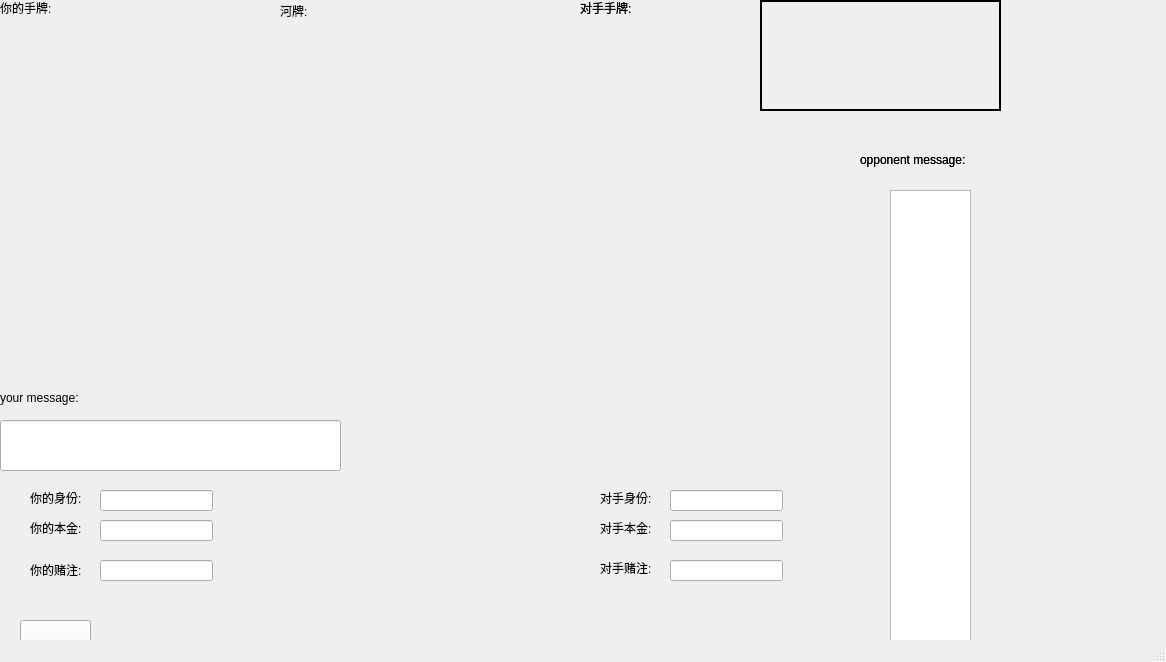
<?xml version="1.0" encoding="UTF-8"?>
<ui version="4.0">
 <class>round1</class>
 <widget class="QMainWindow" name="round1">
  <property name="geometry">
   <rect>
    <x>0</x>
    <y>0</y>
    <width>1166</width>
    <height>662</height>
   </rect>
  </property>
  <property name="windowTitle">
   <string>MainWindow</string>
  </property>
  <widget class="QWidget" name="centralwidget">
   <widget class="QLabel" name="label_2">
    <property name="geometry">
     <rect>
      <x>280</x>
      <y>0</y>
      <width>91</width>
      <height>21</height>
     </rect>
    </property>
    <property name="text">
     <string>河牌:</string>
    </property>
   </widget>
   <widget class="QLabel" name="opponent_Poker1">
    <property name="geometry">
     <rect>
      <x>580</x>
      <y>30</y>
      <width>101</width>
      <height>141</height>
     </rect>
    </property>
    <property name="text">
     <string/>
    </property>
   </widget>
   <widget class="QLineEdit" name="your_message">
    <property name="geometry">
     <rect>
      <x>0</x>
      <y>420</y>
      <width>341</width>
      <height>51</height>
     </rect>
    </property>
   </widget>
   <widget class="QLabel" name="River5">
    <property name="geometry">
     <rect>
      <x>340</x>
      <y>210</y>
      <width>101</width>
      <height>141</height>
     </rect>
    </property>
    <property name="text">
     <string/>
    </property>
   </widget>
   <widget class="QLabel" name="River4">
    <property name="geometry">
     <rect>
      <x>210</x>
      <y>210</y>
      <width>101</width>
      <height>141</height>
     </rect>
    </property>
    <property name="text">
     <string/>
    </property>
   </widget>
   <widget class="QLabel" name="your_Poker2">
    <property name="geometry">
     <rect>
      <x>10</x>
      <y>210</y>
      <width>101</width>
      <height>141</height>
     </rect>
    </property>
    <property name="text">
     <string/>
    </property>
   </widget>
   <widget class="QWidget" name="widget_2" native="true">
    <property name="geometry">
     <rect>
      <x>590</x>
      <y>480</y>
      <width>201</width>
      <height>111</height>
     </rect>
    </property>
    <widget class="QLabel" name="label_8">
     <property name="geometry">
      <rect>
       <x>10</x>
       <y>10</y>
       <width>72</width>
       <height>15</height>
      </rect>
     </property>
     <property name="text">
      <string>对手身份:</string>
     </property>
    </widget>
    <widget class="QLabel" name="label_9">
     <property name="geometry">
      <rect>
       <x>10</x>
       <y>40</y>
       <width>72</width>
       <height>15</height>
      </rect>
     </property>
     <property name="text">
      <string>对手本金:</string>
     </property>
    </widget>
    <widget class="QLabel" name="label_10">
     <property name="geometry">
      <rect>
       <x>10</x>
       <y>80</y>
       <width>72</width>
       <height>15</height>
      </rect>
     </property>
     <property name="text">
      <string>对手赌注:</string>
     </property>
    </widget>
    <widget class="QLineEdit" name="opponent_identify">
     <property name="geometry">
      <rect>
       <x>80</x>
       <y>10</y>
       <width>113</width>
       <height>21</height>
      </rect>
     </property>
    </widget>
    <widget class="QLineEdit" name="opponent_bonus">
     <property name="geometry">
      <rect>
       <x>80</x>
       <y>40</y>
       <width>113</width>
       <height>21</height>
      </rect>
     </property>
    </widget>
    <widget class="QLineEdit" name="opponent_bet">
     <property name="geometry">
      <rect>
       <x>80</x>
       <y>80</y>
       <width>113</width>
       <height>21</height>
      </rect>
     </property>
    </widget>
   </widget>
   <widget class="QLabel" name="label_11">
    <property name="geometry">
     <rect>
      <x>0</x>
      <y>390</y>
      <width>121</width>
      <height>16</height>
     </rect>
    </property>
    <property name="text">
     <string>your message:</string>
    </property>
   </widget>
   <widget class="QLabel" name="River2">
    <property name="geometry">
     <rect>
      <x>260</x>
      <y>30</y>
      <width>101</width>
      <height>141</height>
     </rect>
    </property>
    <property name="text">
     <string/>
    </property>
   </widget>
   <widget class="QWidget" name="widget" native="true">
    <property name="geometry">
     <rect>
      <x>180</x>
      <y>630</y>
      <width>515</width>
      <height>50</height>
     </rect>
    </property>
    <layout class="QHBoxLayout" name="horizontalLayout">
     <item>
      <widget class="QPushButton" name="fold">
       <property name="text">
        <string>fold</string>
       </property>
      </widget>
     </item>
     <item>
      <widget class="QPushButton" name="check">
       <property name="text">
        <string>check</string>
       </property>
      </widget>
     </item>
     <item>
      <widget class="QPushButton" name="follow">
       <property name="text">
        <string>follow</string>
       </property>
      </widget>
     </item>
     <item>
      <widget class="QPushButton" name="raise">
       <property name="text">
        <string>raises</string>
       </property>
      </widget>
     </item>
     <item>
      <widget class="QPushButton" name="allin">
       <property name="text">
        <string>all in</string>
       </property>
      </widget>
     </item>
    </layout>
   </widget>
   <widget class="QLabel" name="opponent_Poker2">
    <property name="geometry">
     <rect>
      <x>580</x>
      <y>210</y>
      <width>101</width>
      <height>141</height>
     </rect>
    </property>
    <property name="text">
     <string/>
    </property>
   </widget>
   <widget class="QLabel" name="label_4">
    <property name="geometry">
     <rect>
      <x>860</x>
      <y>150</y>
      <width>141</width>
      <height>20</height>
     </rect>
    </property>
    <property name="text">
     <string>opponent message:</string>
    </property>
   </widget>
   <widget class="QTextEdit" name="opponent_message">
    <property name="geometry">
     <rect>
      <x>890</x>
      <y>190</y>
      <width>81</width>
      <height>471</height>
     </rect>
    </property>
   </widget>
   <widget class="QLabel" name="your_Poker1">
    <property name="geometry">
     <rect>
      <x>10</x>
      <y>30</y>
      <width>101</width>
      <height>141</height>
     </rect>
    </property>
    <property name="text">
     <string/>
    </property>
   </widget>
   <widget class="QLabel" name="River1">
    <property name="geometry">
     <rect>
      <x>150</x>
      <y>30</y>
      <width>101</width>
      <height>141</height>
     </rect>
    </property>
    <property name="text">
     <string/>
    </property>
   </widget>
   <widget class="QLabel" name="label_3">
    <property name="geometry">
     <rect>
      <x>580</x>
      <y>0</y>
      <width>72</width>
      <height>15</height>
     </rect>
    </property>
    <property name="text">
     <string>对手手牌:</string>
    </property>
   </widget>
   <widget class="QWidget" name="Widget_3" native="true">
    <property name="geometry">
     <rect>
      <x>20</x>
      <y>480</y>
      <width>201</width>
      <height>121</height>
     </rect>
    </property>
    <widget class="QLabel" name="label_5">
     <property name="geometry">
      <rect>
       <x>10</x>
       <y>10</y>
       <width>72</width>
       <height>15</height>
      </rect>
     </property>
     <property name="text">
      <string>你的身份:</string>
     </property>
    </widget>
    <widget class="QLineEdit" name="your_identify">
     <property name="geometry">
      <rect>
       <x>80</x>
       <y>10</y>
       <width>113</width>
       <height>21</height>
      </rect>
     </property>
    </widget>
    <widget class="QLabel" name="label_6">
     <property name="geometry">
      <rect>
       <x>10</x>
       <y>40</y>
       <width>72</width>
       <height>15</height>
      </rect>
     </property>
     <property name="text">
      <string>你的本金:</string>
     </property>
    </widget>
    <widget class="QLineEdit" name="your_bonus">
     <property name="geometry">
      <rect>
       <x>80</x>
       <y>40</y>
       <width>113</width>
       <height>21</height>
      </rect>
     </property>
    </widget>
    <widget class="QLabel" name="label_7">
     <property name="geometry">
      <rect>
       <x>10</x>
       <y>80</y>
       <width>72</width>
       <height>20</height>
      </rect>
     </property>
     <property name="text">
      <string>你的赌注:</string>
     </property>
    </widget>
    <widget class="QLineEdit" name="your_bet">
     <property name="geometry">
      <rect>
       <x>80</x>
       <y>80</y>
       <width>113</width>
       <height>21</height>
      </rect>
     </property>
    </widget>
   </widget>
   <widget class="QLabel" name="River3">
    <property name="geometry">
     <rect>
      <x>370</x>
      <y>30</y>
      <width>101</width>
      <height>141</height>
     </rect>
    </property>
    <property name="text">
     <string/>
    </property>
   </widget>
   <widget class="QLabel" name="label">
    <property name="geometry">
     <rect>
      <x>0</x>
      <y>0</y>
      <width>72</width>
      <height>15</height>
     </rect>
    </property>
    <property name="text">
     <string>你的手牌:</string>
    </property>
   </widget>
   <widget class="QPushButton" name="start">
    <property name="geometry">
     <rect>
      <x>20</x>
      <y>620</y>
      <width>71</width>
      <height>61</height>
     </rect>
    </property>
    <property name="text">
     <string>开始</string>
    </property>
   </widget>
   <widget class="QLabel" name="round_message">
    <property name="geometry">
     <rect>
      <x>760</x>
      <y>0</y>
      <width>241</width>
      <height>111</height>
     </rect>
    </property>
    <property name="font">
     <font>
      <family>Agency FB</family>
      <pointsize>24</pointsize>
      <weight>75</weight>
      <bold>true</bold>
     </font>
    </property>
    <property name="frameShape">
     <enum>QFrame::WinPanel</enum>
    </property>
    <property name="text">
     <string/>
    </property>
   </widget>
   <widget class="QLabel" name="label_17">
    <property name="geometry">
     <rect>
      <x>860</x>
      <y>150</y>
      <width>141</width>
      <height>20</height>
     </rect>
    </property>
    <property name="text">
     <string>opponent message:</string>
    </property>
   </widget>
   <widget class="QLabel" name="label_18">
    <property name="geometry">
     <rect>
      <x>580</x>
      <y>0</y>
      <width>72</width>
      <height>15</height>
     </rect>
    </property>
    <property name="text">
     <string>对手手牌:</string>
    </property>
   </widget>
  </widget>
  <widget class="QMenuBar" name="menubar">
   <property name="geometry">
    <rect>
     <x>0</x>
     <y>0</y>
     <width>1166</width>
     <height>26</height>
    </rect>
   </property>
  </widget>
  <widget class="QStatusBar" name="statusbar"/>
 </widget>
 <resources/>
 <connections/>
</ui>
